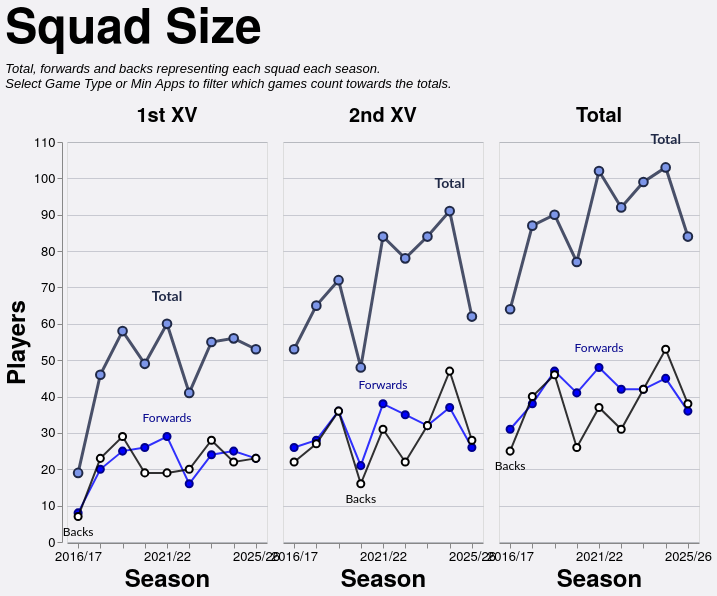

Source (Vega-Lite JSON):
### Vega-Lite specification from a JSON file in a GitHub repository (floating-point values rounded to 4 significant figures)
{"config": {"axis": {"labelFont": "PT Sans Narrow, Helvetica Neue, Helvetica, Arial, sans-serif", "titleFont": "PT Sans Narrow, Helvetica Neue, Helvetica, Arial, sans-serif", "labelFontSize": 13, "titleFontSize": 24, "gridColor": "#202947", "gridOpacity": 0.2, "zindex": 1}, "text": {"font": "Lato, sans-serif"}, "bar": {"cornerRadiusEnd": 5}, "header": {"labelFont": "PT Sans Narrow, Helvetica Neue, Helvetica, Arial, sans-serif", "titleFont": "PT Sans Narrow, Helvetica Neue, Helvetica, Arial, sans-serif", "labelFontSize": 24, "titleFontSize": 28, "labelFontWeight": "bold", "orient": "left"}, "legend": {"labelFont": "PT Sans Narrow, Helvetica Neue, Helvetica, Arial, sans-serif", "titleFont": "PT Sans Narrow, Helvetica Neue, Helvetica, Arial, sans-serif", "labelFontSize": 14, "titleFontSize": 16, "titlePadding": 5, "fillColor": "white", "strokeColor": "black", "padding": 10, "titleFontWeight": "lighter", "titleFontStyle": "italic", "titleColor": "gray", "offset": 10}, "title": {"font": "PT Sans Narrow, Helvetica Neue, Helvetica, Arial, sans-serif", "fontSize": 48, "fontWeight": "bold", "anchor": "start", "align": "center", "titlePadding": 20, "subtitlePadding": 10, "subtitleFontSize": 13, "subtitleColor": "", "subtitleFontStyle": "italic", "offset": 15, "color": "black"}, "axisX": {"labelAngle": 0}, "facet": {"title": null, "header": null, "align": {"row": "each", "column": "each"}}, "resolve": {"scale": {"y": "independent", "facet": "independent"}}, "background": "#f2f1f4", "scale": {"offsetBandPaddingOuter": 0.2, "offsetBandPaddingInner": 0.1}}, "data": {"name": "data-58630023fdda22d0fd845cdcc22e986f"}, "facet": {"column": {"field": "squad", "header": {"labelExpr": "datum.value == 'Total' ? 'Total' : datum.value + ' XV'", "labelFontSize": 20, "labelPadding": 6}, "sort": ["1st", "2nd", "Total"], "title": null, "type": "nominal"}}, "spec": {"layer": [{"mark": {"type": "line", "color": "#202946", "opacity": 0.8, "point": {"filled": true, "color": "#7d96e8", "stroke": "#202946", "size": 75, "strokeWidth": 2}, "strokeWidth": 3}, "encoding": {"detail": [{"field": "unit", "type": "nominal"}], "tooltip": [{"field": "season", "title": "Season", "type": "ordinal"}, {"field": "squad", "title": "Squad", "type": "nominal"}, {"field": "unit", "title": "Unit", "type": "nominal"}, {"field": "players", "title": "Players", "type": "quantitative"}], "x": {"axis": {"labelAngle": 0, "labelOverlap": "parity"}, "field": "season", "sort": "ascending", "title": "Season", "type": "ordinal"}, "y": {"axis": {"tickMinStep": 1}, "field": "players", "scale": {"zero": true}, "title": "Players", "type": "quantitative"}}, "transform": [{"filter": "(datum.unit === 'Total')"}]}, {"mark": {"type": "line", "color": "blue", "opacity": 0.8, "point": {"filled": true, "color": "blue", "stroke": "darkblue", "size": 50, "strokeWidth": 2}, "strokeWidth": 2}, "encoding": {"detail": [{"field": "unit", "type": "nominal"}], "tooltip": [{"field": "season", "title": "Season", "type": "ordinal"}, {"field": "squad", "title": "Squad", "type": "nominal"}, {"field": "unit", "title": "Unit", "type": "nominal"}, {"field": "players", "title": "Players", "type": "quantitative"}], "x": {"axis": {"labelAngle": 0, "labelOverlap": "parity"}, "field": "season", "sort": "ascending", "title": "Season", "type": "ordinal"}, "y": {"axis": {"tickMinStep": 1}, "field": "players", "scale": {"zero": true}, "title": "Players", "type": "quantitative"}}, "transform": [{"filter": "(datum.unit === 'Forwards')"}]}, {"mark": {"type": "line", "color": "black", "opacity": 0.8, "point": {"filled": true, "color": "white", "stroke": "black", "size": 50, "strokeWidth": 2}, "strokeWidth": 2}, "encoding": {"detail": [{"field": "unit", "type": "nominal"}], "tooltip": [{"field": "season", "title": "Season", "type": "ordinal"}, {"field": "squad", "title": "Squad", "type": "nominal"}, {"field": "unit", "title": "Unit", "type": "nominal"}, {"field": "players", "title": "Players", "type": "quantitative"}], "x": {"axis": {"labelAngle": 0, "labelOverlap": "parity"}, "field": "season", "sort": "ascending", "title": "Season", "type": "ordinal"}, "y": {"axis": {"tickMinStep": 1}, "field": "players", "scale": {"zero": true}, "title": "Players", "type": "quantitative"}}, "transform": [{"filter": "(datum.unit === 'Backs')"}]}, {"mark": {"type": "text", "align": "center", "baseline": "bottom", "color": "#202946", "dx": 0, "dy": -20, "fontSize": 14, "fontWeight": "bold"}, "encoding": {"detail": [{"field": "unit", "type": "nominal"}], "text": {"value": "Total"}, "tooltip": [{"field": "season", "title": "Season", "type": "ordinal"}, {"field": "squad", "title": "Squad", "type": "nominal"}, {"field": "unit", "title": "Unit", "type": "nominal"}, {"field": "players", "title": "Players", "type": "quantitative"}], "x": {"field": "season", "type": "ordinal"}, "y": {"field": "players", "type": "quantitative"}}, "transform": [{"filter": "(datum.unit === 'Total')"}, {"calculate": "toNumber(split(datum.season, '/')[0])", "as": "season_order"}, {"joinaggregate": [{"op": "max", "field": "players", "as": "max_value"}, {"op": "min", "field": "players", "as": "min_value"}], "groupby": ["squad"]}, {"filter": "datum.players > 0"}, {"filter": "datum.players == datum.max_value"}, {"window": [{"op": "row_number", "field": "", "as": "rank"}], "groupby": ["squad"], "sort": [{"field": "season_order", "order": "descending"}]}, {"filter": "datum.rank == 1"}]}, {"mark": {"type": "text", "align": "center", "baseline": "bottom", "color": "darkblue", "dx": 0, "dy": -12, "fontSize": 12, "fontWeight": "normal"}, "encoding": {"detail": [{"field": "unit", "type": "nominal"}], "text": {"value": "Forwards"}, "tooltip": [{"field": "season", "title": "Season", "type": "ordinal"}, {"field": "squad", "title": "Squad", "type": "nominal"}, {"field": "unit", "title": "Unit", "type": "nominal"}, {"field": "players", "title": "Players", "type": "quantitative"}], "x": {"field": "season", "type": "ordinal"}, "y": {"field": "players", "type": "quantitative"}}, "transform": [{"filter": "(datum.unit === 'Forwards')"}, {"calculate": "toNumber(split(datum.season, '/')[0])", "as": "season_order"}, {"joinaggregate": [{"op": "max", "field": "players", "as": "max_value"}, {"op": "min", "field": "players", "as": "min_value"}], "groupby": ["squad"]}, {"filter": "datum.players > 0"}, {"filter": "datum.players == datum.max_value"}, {"window": [{"op": "row_number", "field": "", "as": "rank"}], "groupby": ["squad"], "sort": [{"field": "season_order", "order": "descending"}]}, {"filter": "datum.rank == 1"}]}, {"mark": {"type": "text", "align": "center", "baseline": "top", "color": "black", "dx": 0, "dy": 10, "fontSize": 12, "fontWeight": "normal"}, "encoding": {"detail": [{"field": "unit", "type": "nominal"}], "text": {"value": "Backs"}, "tooltip": [{"field": "season", "title": "Season", "type": "ordinal"}, {"field": "squad", "title": "Squad", "type": "nominal"}, {"field": "unit", "title": "Unit", "type": "nominal"}, {"field": "players", "title": "Players", "type": "quantitative"}], "x": {"field": "season", "type": "ordinal"}, "y": {"field": "players", "type": "quantitative"}}, "transform": [{"filter": "(datum.unit === 'Backs')"}, {"calculate": "toNumber(split(datum.season, '/')[0])", "as": "season_order"}, {"joinaggregate": [{"op": "max", "field": "players", "as": "max_value"}, {"op": "min", "field": "players", "as": "min_value"}], "groupby": ["squad"]}, {"filter": "datum.players > 0"}, {"filter": "datum.players == datum.min_value"}, {"window": [{"op": "row_number", "field": "", "as": "rank"}], "groupby": ["squad"], "sort": [{"field": "season_order", "order": "descending"}]}, {"filter": "datum.rank == 1"}]}, {"mark": {"type": "point", "color": "#7d96e8", "filled": true, "size": 250, "stroke": "#202946", "strokeWidth": 3}, "encoding": {"detail": [{"field": "unit", "type": "nominal"}], "tooltip": [{"field": "season", "title": "Season", "type": "ordinal"}, {"field": "squad", "title": "Squad", "type": "nominal"}, {"field": "unit", "title": "Unit", "type": "nominal"}, {"field": "players", "title": "Players", "type": "quantitative"}], "x": {"axis": {"labelAngle": 0, "labelOverlap": "parity"}, "field": "season", "sort": "ascending", "title": "Season", "type": "ordinal"}, "y": {"axis": {"tickMinStep": 1}, "field": "players", "scale": {"zero": true}, "title": "Players", "type": "quantitative"}}, "transform": [{"filter": "datum.unit === 'Total' && datum.isSelected"}]}, {"mark": {"type": "point", "color": "blue", "filled": true, "size": 180, "stroke": "darkblue", "strokeWidth": 3}, "encoding": {"detail": [{"field": "unit", "type": "nominal"}], "tooltip": [{"field": "season", "title": "Season", "type": "ordinal"}, {"field": "squad", "title": "Squad", "type": "nominal"}, {"field": "unit", "title": "Unit", "type": "nominal"}, {"field": "players", "title": "Players", "type": "quantitative"}], "x": {"axis": {"labelAngle": 0, "labelOverlap": "parity"}, "field": "season", "sort": "ascending", "title": "Season", "type": "ordinal"}, "y": {"axis": {"tickMinStep": 1}, "field": "players", "scale": {"zero": true}, "title": "Players", "type": "quantitative"}}, "transform": [{"filter": "datum.unit === 'Forwards' && datum.isSelected"}]}, {"mark": {"type": "point", "color": "white", "filled": true, "size": 180, "stroke": "black", "strokeWidth": 3}, "encoding": {"detail": [{"field": "unit", "type": "nominal"}], "tooltip": [{"field": "season", "title": "Season", "type": "ordinal"}, {"field": "squad", "title": "Squad", "type": "nominal"}, {"field": "unit", "title": "Unit", "type": "nominal"}, {"field": "players", "title": "Players", "type": "quantitative"}], "x": {"axis": {"labelAngle": 0, "labelOverlap": "parity"}, "field": "season", "sort": "ascending", "title": "Season", "type": "ordinal"}, "y": {"axis": {"tickMinStep": 1}, "field": "players", "scale": {"zero": true}, "title": "Players", "type": "quantitative"}}, "transform": [{"filter": "datum.unit === 'Backs' && datum.isSelected"}]}], "height": 400, "width": 200}, "spacing": 10, "title": {"text": "Squad Size", "subtitle": ["Total, forwards and backs representing each squad each season.", "Select Game Type or Min Apps to filter which games count towards the totals."]}, "$schema": "https://vega.github.io/schema/vega-lite/v5.20.1.json", "datasets": {"data-58630023fdda22d0fd845cdcc22e986f": [{"season": "2016/17", "squad": "1st", "unit": "Backs", "players": 7}, {"season": "2016/17", "squad": "1st", "unit": "Forwards", "players": 8}, {"season": "2016/17", "squad": "1st", "unit": "Total", "players": 19}, {"season": "2016/17", "squad": "2nd", "unit": "Backs", "players": 22}, {"season": "2016/17", "squad": "2nd", "unit": "Forwards", "players": 26}, {"season": "2016/17", "squad": "2nd", "unit": "Total", "players": 53}, {"season": "2016/17", "squad": "Total", "unit": "Backs", "players": 25}, {"season": "2016/17", "squad": "Total", "unit": "Forwards", "players": 31}, {"season": "2016/17", "squad": "Total", "unit": "Total", "players": 64}, {"season": "2017/18", "squad": "1st", "unit": "Backs", "players": 23}, {"season": "2017/18", "squad": "1st", "unit": "Forwards", "players": 20}, {"season": "2017/18", "squad": "1st", "unit": "Total", "players": 46}, {"season": "2017/18", "squad": "2nd", "unit": "Backs", "players": 27}, {"season": "2017/18", "squad": "2nd", "unit": "Forwards", "players": 28}, {"season": "2017/18", "squad": "2nd", "unit": "Total", "players": 65}, {"season": "2017/18", "squad": "Total", "unit": "Backs", "players": 40}, {"season": "2017/18", "squad": "Total", "unit": "Forwards", "players": 38}, {"season": "2017/18", "squad": "Total", "unit": "Total", "players": 87}, {"season": "2018/19", "squad": "1st", "unit": "Backs", "players": 29}, {"season": "2018/19", "squad": "1st", "unit": "Forwards", "players": 25}, {"season": "2018/19", "squad": "1st", "unit": "Total", "players": 58}, {"season": "2018/19", "squad": "2nd", "unit": "Backs", "players": 36}, {"season": "2018/19", "squad": "2nd", "unit": "Forwards", "players": 36}, {"season": "2018/19", "squad": "2nd", "unit": "Total", "players": 72}, {"season": "2018/19", "squad": "Total", "unit": "Backs", "players": 46}, {"season": "2018/19", "squad": "Total", "unit": "Forwards", "players": 47}, {"season": "2018/19", "squad": "Total", "unit": "Total", "players": 90}, {"season": "2019/20", "squad": "1st", "unit": "Backs", "players": 19}, {"season": "2019/20", "squad": "1st", "unit": "Forwards", "players": 26}, {"season": "2019/20", "squad": "1st", "unit": "Total", "players": 49}, {"season": "2019/20", "squad": "2nd", "unit": "Backs", "players": 16}, {"season": "2019/20", "squad": "2nd", "unit": "Forwards", "players": 21}, {"season": "2019/20", "squad": "2nd", "unit": "Total", "players": 48}, {"season": "2019/20", "squad": "Total", "unit": "Backs", "players": 26}, {"season": "2019/20", "squad": "Total", "unit": "Forwards", "players": 41}, {"season": "2019/20", "squad": "Total", "unit": "Total", "players": 77}, {"season": "2021/22", "squad": "1st", "unit": "Backs", "players": 19}, {"season": "2021/22", "squad": "1st", "unit": "Forwards", "players": 29}, {"season": "2021/22", "squad": "1st", "unit": "Total", "players": 60}, {"season": "2021/22", "squad": "2nd", "unit": "Backs", "players": 31}, {"season": "2021/22", "squad": "2nd", "unit": "Forwards", "players": 38}, {"season": "2021/22", "squad": "2nd", "unit": "Total", "players": 84}, {"season": "2021/22", "squad": "Total", "unit": "Backs", "players": 37}, {"season": "2021/22", "squad": "Total", "unit": "Forwards", "players": 48}, {"season": "2021/22", "squad": "Total", "unit": "Total", "players": 102}, {"season": "2022/23", "squad": "1st", "unit": "Backs", "players": 20}, {"season": "2022/23", "squad": "1st", "unit": "Forwards", "players": 16}, {"season": "2022/23", "squad": "1st", "unit": "Total", "players": 41}, {"season": "2022/23", "squad": "2nd", "unit": "Backs", "players": 22}, {"season": "2022/23", "squad": "2nd", "unit": "Forwards", "players": 35}, {"season": "2022/23", "squad": "2nd", "unit": "Total", "players": 78}, {"season": "2022/23", "squad": "Total", "unit": "Backs", "players": 31}, {"season": "2022/23", "squad": "Total", "unit": "Forwards", "players": 42}, {"season": "2022/23", "squad": "Total", "unit": "Total", "players": 92}, {"season": "2023/24", "squad": "1st", "unit": "Backs", "players": 28}, {"season": "2023/24", "squad": "1st", "unit": "Forwards", "players": 24}, {"season": "2023/24", "squad": "1st", "unit": "Total", "players": 55}, {"season": "2023/24", "squad": "2nd", "unit": "Backs", "players": 32}, {"season": "2023/24", "squad": "2nd", "unit": "Forwards", "players": 32}, {"season": "2023/24", "squad": "2nd", "unit": "Total", "players": 84}, {"season": "2023/24", "squad": "Total", "unit": "Backs", "players": 42}, {"season": "2023/24", "squad": "Total", "unit": "Forwards", "players": 42}, {"season": "2023/24", "squad": "Total", "unit": "Total", "players": 99}, {"season": "2024/25", "squad": "1st", "unit": "Backs", "players": 22}, {"season": "2024/25", "squad": "1st", "unit": "Forwards", "players": 25}, {"season": "2024/25", "squad": "1st", "unit": "Total", "players": 56}, {"season": "2024/25", "squad": "2nd", "unit": "Backs", "players": 47}, {"season": "2024/25", "squad": "2nd", "unit": "Forwards", "players": 37}, {"season": "2024/25", "squad": "2nd", "unit": "Total", "players": 91}, {"season": "2024/25", "squad": "Total", "unit": "Backs", "players": 53}, {"season": "2024/25", "squad": "Total", "unit": "Forwards", "players": 45}, {"season": "2024/25", "squad": "Total", "unit": "Total", "players": 103}, {"season": "2025/26", "squad": "1st", "unit": "Backs", "players": 23}, {"season": "2025/26", "squad": "1st", "unit": "Forwards", "players": 23}, {"season": "2025/26", "squad": "1st", "unit": "Total", "players": 53}, {"season": "2025/26", "squad": "2nd", "unit": "Backs", "players": 28}, {"season": "2025/26", "squad": "2nd", "unit": "Forwards", "players": 26}, {"season": "2025/26", "squad": "2nd", "unit": "Total", "players": 62}, {"season": "2025/26", "squad": "Total", "unit": "Backs", "players": 38}, {"season": "2025/26", "squad": "Total", "unit": "Forwards", "players": 36}, {"season": "2025/26", "squad": "Total", "unit": "Total", "players": 84}]}}
